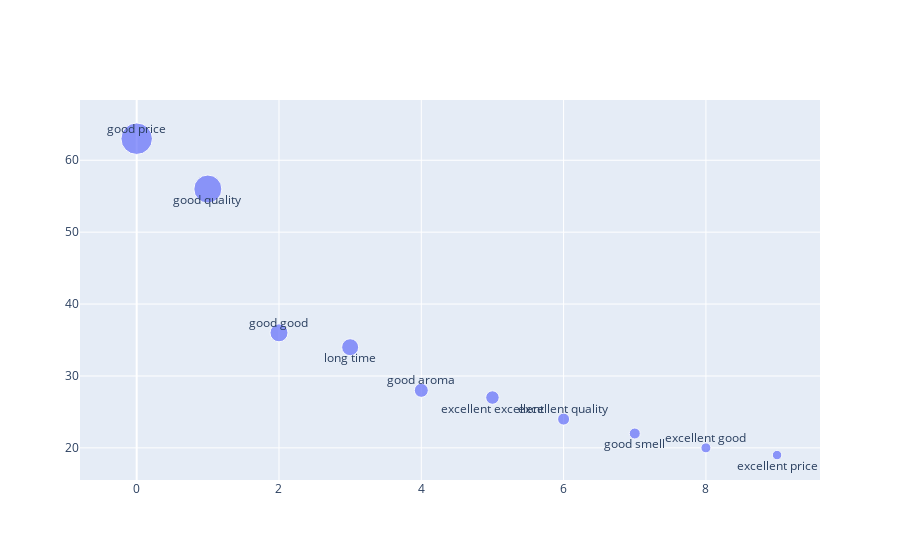

The cell this chart's notebook holds for it:
### Markdown cell above
<li> Noun Chunk Analysis </li>

### Code cell
delete_words = ['soap', 'grams', 'units', 'gramas', 'barra', 'male', 'mercado', 'pm', 'skin', 'full', 'w3', 'product', 'zip', 'loccitane', 'shopping', 'service', 'use', 'purchase', 'shipping','great','la','buen','results']
mexico_review_noun_chunk = nlpshortcut.chunk_generator(mexico_review, delete_words, bubbleplot = True)

### Figure 1 — Plotly figure (JSON) as saved in the notebook; plotly's stock layout.template omitted (floating-point values rounded to 4 significant figures)
{"data": [{"marker": {"size": [31.5, 28, 18, 17, 14, 13.5, 12, 11, 10, 9.5]}, "mode": "markers", "type": "scatter", "x": [0, 1, 2, 3, 4, 5, 6, 7, 8, 9], "y": [63, 56, 36, 34, 28, 27, 24, 22, 20, 19]}], "layout": {"annotations": [{"showarrow": false, "text": "good price", "x": 0, "xanchor": "center", "y": 63, "yanchor": "bottom"}, {"showarrow": false, "text": "good quality", "x": 1, "xanchor": "center", "y": 56, "yanchor": "top"}, {"showarrow": false, "text": "good good", "x": 2, "xanchor": "center", "y": 36, "yanchor": "bottom"}, {"showarrow": false, "text": "long time", "x": 3, "xanchor": "center", "y": 34, "yanchor": "top"}, {"showarrow": false, "text": "good aroma", "x": 4, "xanchor": "center", "y": 28, "yanchor": "bottom"}, {"showarrow": false, "text": "excellent excellent", "x": 5, "xanchor": "center", "y": 27, "yanchor": "top"}, {"showarrow": false, "text": "excellent quality", "x": 6, "xanchor": "center", "y": 24, "yanchor": "bottom"}, {"showarrow": false, "text": "good smell", "x": 7, "xanchor": "center", "y": 22, "yanchor": "top"}, {"showarrow": false, "text": "excellent good", "x": 8, "xanchor": "center", "y": 20, "yanchor": "bottom"}, {"showarrow": false, "text": "excellent price", "x": 9, "xanchor": "center", "y": 19, "yanchor": "top"}]}}
